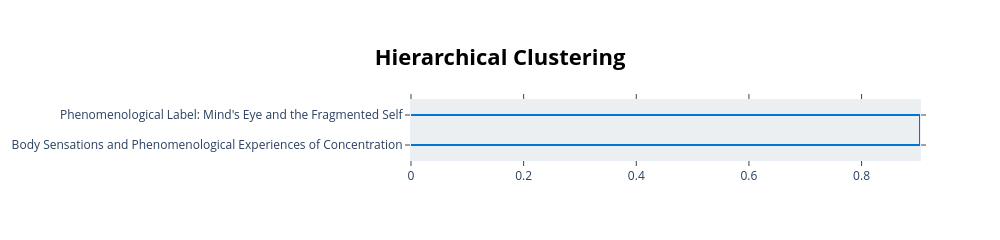

Here is the notebook cell this chart was saved with:
### Code cell
display(topic_model.visualize_hierarchy(custom_labels=True,color_threshold=.7))

### Figure 1 — Plotly figure (JSON) as saved in the notebook; plotly's stock layout.template omitted (floating-point values rounded to 4 significant figures)
{"data": [{"hoverinfo": "text", "marker": {"color": "rgb(0,116,217)"}, "mode": "lines", "type": "scatter", "x": [0.0, 0.9037, 0.9037, 0.0], "xaxis": "x", "y": [-5.0, -5.0, -15.0, -15.0], "yaxis": "y"}], "layout": {"autosize": false, "height": 230, "hoverlabel": {"bgcolor": "white", "font": {"family": "Rockwell", "size": 16}}, "hovermode": "closest", "plot_bgcolor": "#ECEFF1", "showlegend": false, "title": {"font": {"color": "Black", "size": 22}, "text": "<b>Hierarchical Clustering</b>", "x": 0.5, "xanchor": "center", "yanchor": "top"}, "width": 1000, "xaxis": {"mirror": "allticks", "rangemode": "tozero", "showgrid": false, "showline": true, "showticklabels": true, "ticks": "outside", "type": "linear", "zeroline": false}, "yaxis": {"mirror": "allticks", "range": [-20, 0], "rangemode": "tozero", "showgrid": false, "showline": true, "showticklabels": true, "tickmode": "array", "ticks": "outside", "ticktext": ["Phenomenological Label: Mind's Eye and the Fragmented Self", "Body Sensations and Phenomenological Experiences of Concentration"], "tickvals": [-5, -15], "type": "linear", "zeroline": false}}}
